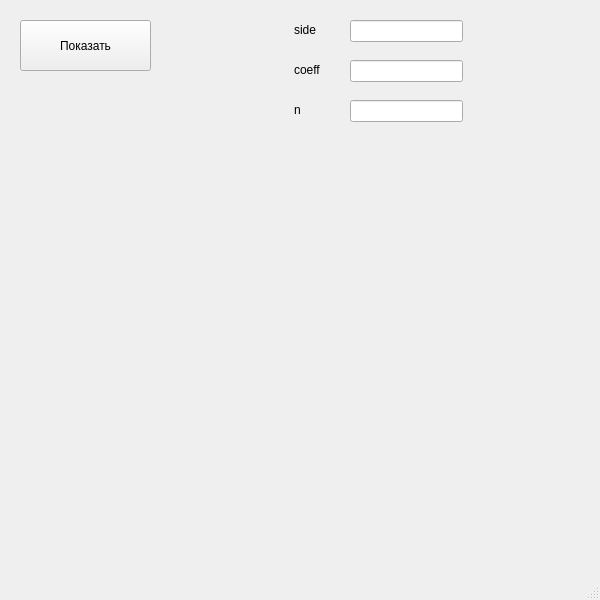
<?xml version="1.0" encoding="UTF-8"?>
<ui version="4.0">
 <class>MainWindow</class>
 <widget class="QMainWindow" name="MainWindow">
  <property name="geometry">
   <rect>
    <x>0</x>
    <y>0</y>
    <width>600</width>
    <height>600</height>
   </rect>
  </property>
  <property name="windowTitle">
   <string>MainWindow</string>
  </property>
  <widget class="QWidget" name="centralwidget">
   <widget class="QPushButton" name="btn">
    <property name="geometry">
     <rect>
      <x>20</x>
      <y>20</y>
      <width>131</width>
      <height>51</height>
     </rect>
    </property>
    <property name="text">
     <string>Показать</string>
    </property>
   </widget>
   <widget class="QLineEdit" name="line1">
    <property name="geometry">
     <rect>
      <x>350</x>
      <y>20</y>
      <width>113</width>
      <height>22</height>
     </rect>
    </property>
   </widget>
   <widget class="QLabel" name="label">
    <property name="geometry">
     <rect>
      <x>294</x>
      <y>20</y>
      <width>31</width>
      <height>20</height>
     </rect>
    </property>
    <property name="text">
     <string>side</string>
    </property>
   </widget>
   <widget class="QLineEdit" name="line2">
    <property name="geometry">
     <rect>
      <x>350</x>
      <y>60</y>
      <width>113</width>
      <height>22</height>
     </rect>
    </property>
   </widget>
   <widget class="QLabel" name="label_2">
    <property name="geometry">
     <rect>
      <x>294</x>
      <y>60</y>
      <width>31</width>
      <height>20</height>
     </rect>
    </property>
    <property name="text">
     <string>coeff</string>
    </property>
   </widget>
   <widget class="QLineEdit" name="line3">
    <property name="geometry">
     <rect>
      <x>350</x>
      <y>100</y>
      <width>113</width>
      <height>22</height>
     </rect>
    </property>
   </widget>
   <widget class="QLabel" name="label_3">
    <property name="geometry">
     <rect>
      <x>294</x>
      <y>100</y>
      <width>31</width>
      <height>20</height>
     </rect>
    </property>
    <property name="text">
     <string>n</string>
    </property>
   </widget>
  </widget>
  <widget class="QMenuBar" name="menubar">
   <property name="geometry">
    <rect>
     <x>0</x>
     <y>0</y>
     <width>600</width>
     <height>26</height>
    </rect>
   </property>
  </widget>
  <widget class="QStatusBar" name="statusbar"/>
 </widget>
 <resources/>
 <connections/>
</ui>
